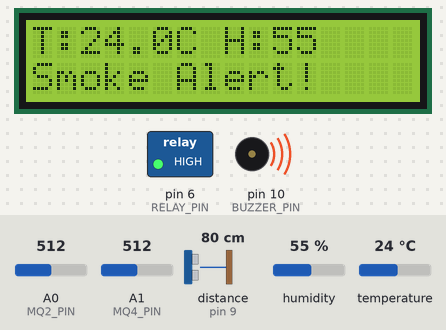
A sketch run on a simulated Arduino Uno, built with avr-gcc and run on an emulated ATmega328P. Shown: 16×2 character LCD, switched loads named in the sketch (green lamp = pin HIGH), buzzer (waves = sounding, pin HIGH). Wiring (inferred from the names in the program): ultrasonic range finder: trigger pin 8; echo pin 9. The inputs (shaded band) are chosen by the test bench; at power-on: A0 (MQ2_PIN) = 512, A1 (MQ4_PIN) = 512, distance to the obstacle (sensor on pin 9) 80 cm, humidity 55 %, temperature 24 °C. The echo pulse lasts 58.3 µs per cm; pins used as bus, display or sensor lines are not drawn; what the sketch prints to the serial monitor is not drawn.

Above: at 3.2 s.
3.3 s: A0 (MQ2_PIN) set to 106
9.4 s: A0 (MQ2_PIN) set to 92
At 11.6 s:
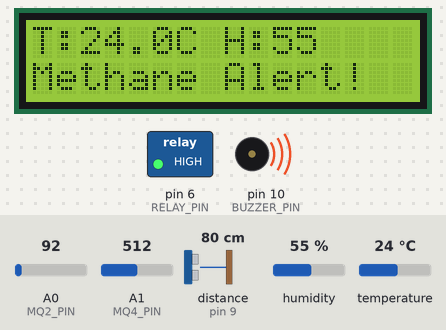
11.9 s: A1 (MQ4_PIN) set to 308
13.6 s: A1 (MQ4_PIN) set to 290
At 15.1 s:
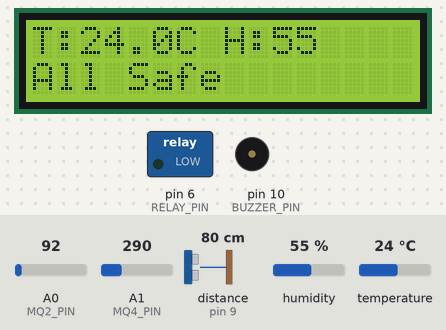
16.0 s: distance to the obstacle (sensor on pin 9) set to 17 cm
17.8 s: distance to the obstacle (sensor on pin 9) set to 14 cm
At 19.4 s:
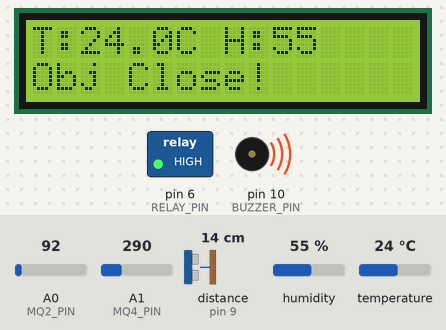
Timing chart, 0 to 20.9 s (numbered marks = the images above; inputs shaded):
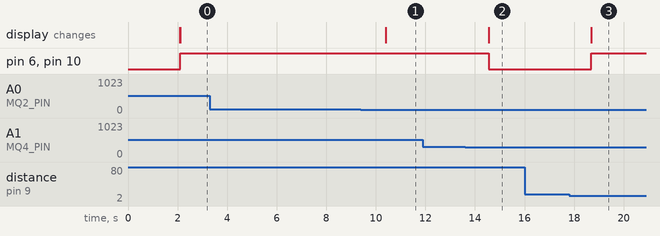

The sketch:

smartHelmet.ino
```cpp
#include <LiquidCrystal.h>
#include <DHT.h>

// LCD pin config: RS=12, EN=11, D4=5, D5=4, D6=3, D7=2
LiquidCrystal lcd(12, 11, 5, 4, 3, 2);

// DHT11 config
#define DHTPIN 7
#define DHTTYPE DHT11
DHT dht(DHTPIN, DHTTYPE);

// Sensors and actuators
#define MQ2_PIN A0
#define MQ4_PIN A1
#define TRIG_PIN 8
#define ECHO_PIN 9
#define BUZZER_PIN 10
#define RELAY_PIN 6

void setup() {
  // Initialize pins
  pinMode(TRIG_PIN, OUTPUT);
  pinMode(ECHO_PIN, INPUT);
  pinMode(BUZZER_PIN, OUTPUT);
  pinMode(RELAY_PIN, OUTPUT);

  digitalWrite(BUZZER_PIN, LOW);
  digitalWrite(RELAY_PIN, LOW);

  // Initialize LCD and Serial
  lcd.begin(16, 2);
  dht.begin();
  Serial.begin(9600);

  // Show startup message
  lcd.setCursor(0, 0);
  lcd.print("Smart Helmet");
  lcd.setCursor(0, 1);
  lcd.print("System Start...");
  delay(2000);
  lcd.clear();
}

void loop() {
  float temp = dht.readTemperature();
  float hum = dht.readHumidity();
  int smokeVal = analogRead(MQ2_PIN);
  int methaneVal = analogRead(MQ4_PIN);
  float distance = getDistance();

  Serial.print("Temp: "); Serial.print(temp); Serial.print(" C, ");
  Serial.print("Humidity: "); Serial.print(hum); Serial.print(" %, ");
  Serial.print("Smoke: "); Serial.print(smokeVal); Serial.print(", ");
  Serial.print("Methane: "); Serial.print(methaneVal); Serial.print(", ");
  Serial.print("Distance: "); Serial.print(distance); Serial.println(" cm");

  // Display temp and humidity
  lcd.setCursor(0, 0);
  lcd.print("T:");
  lcd.print(temp, 1);
  lcd.print("C H:");
  lcd.print(hum, 0);

  bool danger = false;
  String message = "";

  // Detect gas or object danger
  if (smokeVal > 100) {
    danger = true;
    message = "Smoke Alert!";
  } else if (methaneVal > 300) {
    danger = true;
    message = "Methane Alert!";
  } else if (distance < 15) {
    danger = true;
    message = "Obj Close!";
  }

  // If danger, activate buzzer and relay
  if (danger) {
    digitalWrite(BUZZER_PIN, HIGH);
    digitalWrite(RELAY_PIN, HIGH);
    lcd.setCursor(0, 1);
    lcd.print(message);
  } else {
    digitalWrite(BUZZER_PIN, LOW);
    digitalWrite(RELAY_PIN, LOW);
    lcd.setCursor(0, 1);
    lcd.print("All Safe       ");
  }

  delay(1000);  // Update every second
}

// Get distance from ultrasonic sensor
float getDistance() {
  digitalWrite(TRIG_PIN, LOW);
  delayMicroseconds(2);
  digitalWrite(TRIG_PIN, HIGH);
  delayMicroseconds(10);
  digitalWrite(TRIG_PIN, LOW);

  long duration = pulseIn(ECHO_PIN, HIGH);
  float distance = duration * 0.034 / 2.0;
  return distance;
}
```

Measured:
- the behaviour switches between 101 and 100 on A0 (MQ2_PIN) (found by bisection; images 0 and 1)
- the behaviour switches between 301 and 300 on A1 (MQ4_PIN) (found by bisection; images 1 and 2)
- the behaviour switches between 16 and 15 cm on distance to the obstacle (sensor on pin 9) (found by bisection; images 2 and 3)
- after the input at 3.3 s, every drawn part: stays the same
- after the input at 9.4 s, the display: changes after 1.0 s (image 1)
- after the input at 11.9 s, every drawn part: stays the same
- after the input at 13.6 s, pin 6 (RELAY_PIN), pin 10 (BUZZER_PIN): HIGH → LOW after 0.95 s; the display: changes after 0.95 s (image 2)
- after the input at 16.0 s, every drawn part: stays the same
- after the input at 17.8 s, pin 6 (RELAY_PIN), pin 10 (BUZZER_PIN): LOW → HIGH after 0.88 s; the display: changes after 0.88 s (image 3)
